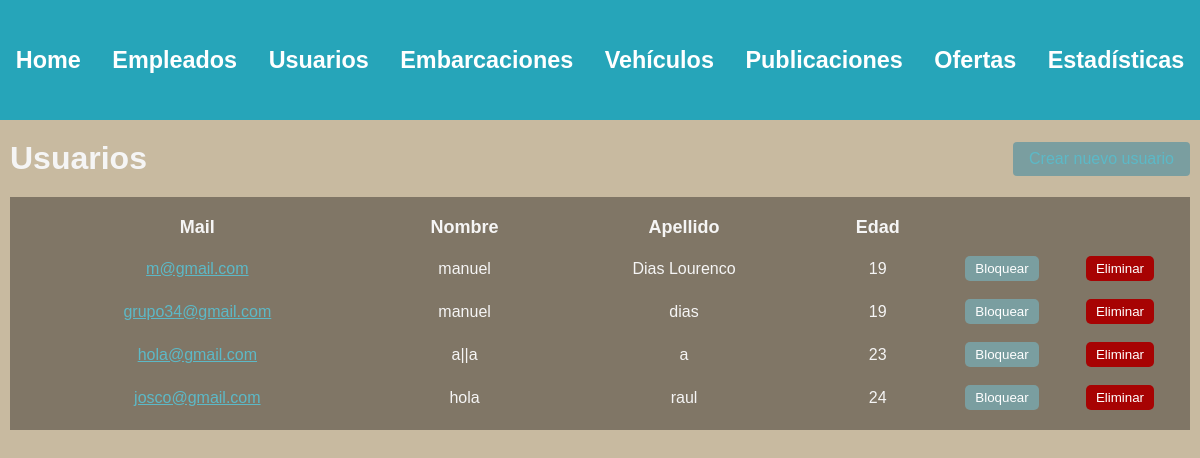
/administracion/usuarios/ (signed in), run on an earlier commit of the app's database.
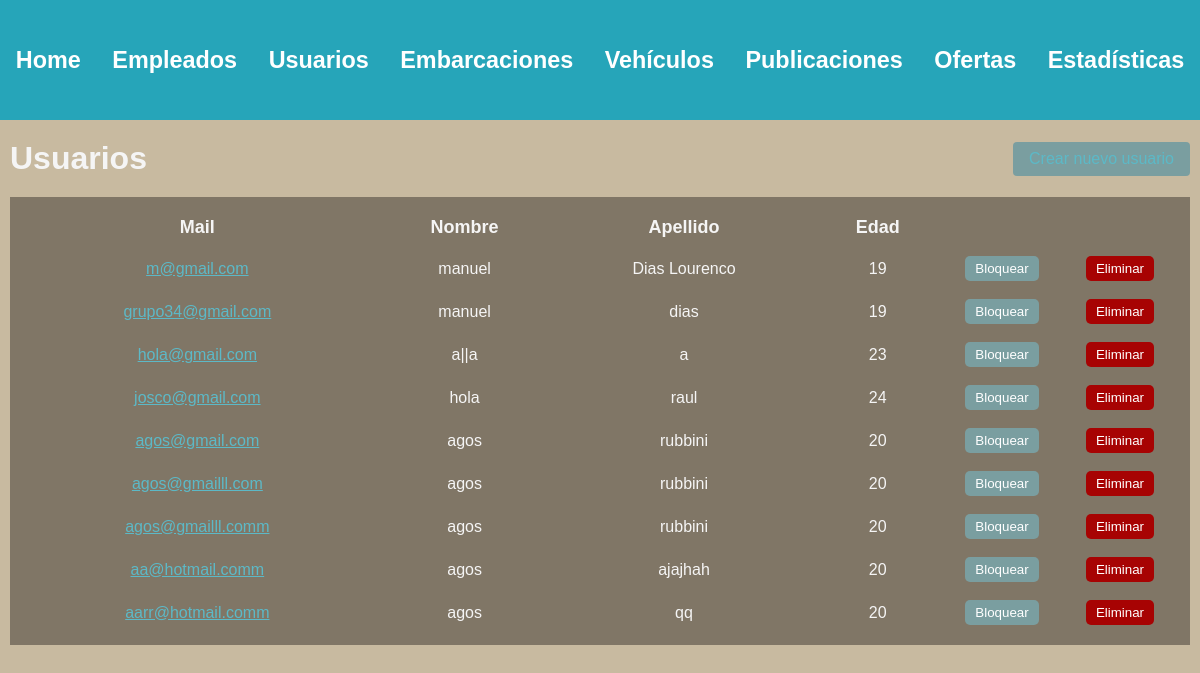
And on a later commit of the database.
### usuarios/models.py (models this page shows, shortened)
class Usuario(AbstractBaseUser, PermissionsMixin):
    nombre = models.CharField(max_length=50)
    apellido = models.CharField(max_length=50)
    fecha_nacimiento = models.DateField()
    telefono = models.CharField(max_length=13)
    mail = models.EmailField(max_length=50, unique=True)
    password = models.CharField(max_length=128)
    is_staff= models.BooleanField(default=False)
    is_blocked= models.BooleanField(default=False)
    USERNAME_FIELD = 'mail'
    REQUIRED_FIELDS = ['nombre', 'apellido', 'fecha_nacimiento', 'telefono']

### administrador/views.py (the view)
# urls.py: path('', include('usuarios.urls')),
@login_required(login_url=reverse_lazy('home'))
def usuarios(request):
    user = request.user
    if not user.is_superuser:
        return redirect('home')
    usuarios = Usuario.objects.filter(is_staff=False)
    for usuario in usuarios:
        usuario.edad = calcular_edad(usuario.fecha_nacimiento)
    return render(request, 'users.html', {
        'usuarios' : usuarios
    })

### administrador/backend.py (called while the page is built)
def calcular_edad(fecha_nacimiento):
    fecha_actual = datetime.now()
    edad = fecha_actual.year - fecha_nacimiento.year - ((fecha_actual.month, fecha_actual.day) < (fecha_nacimiento.month, fecha_nacimiento.day))
    return edad

### autenticacion/backend.py (called while the page is built)
    def get_user(self, user_id):
        UserModel = get_user_model()
        try:
            return UserModel.objects.get(pk=user_id)
        except UserModel.DoesNotExist:
            return None

### administrador/templates/users.html (shortened to what this page needs)
{% extends 'layouts/navbar.html' %}
{% block content %}
<div class="header">
    <h1>Usuarios</h1>
    <a href="{% url 'crear usuario' %}" class="btn btn-primary">Crear nuevo usuario</a>
</div>
{% if usuarios %}
    <table>
        <thead>
            <tr>
                <th>Mail</th>
                <th>Nombre</th>
                <th>Apellido</th>
                <th>Edad</th>
                <th></th>
                <th></th>
            </tr>
        </thead>
        <tbody>
            {% for usuario in usuarios %}
                <tr>
                    <td>
                        <a href="{% url 'ver perfil' usuario.id %}"> {{usuario.mail}} </a>
                    </td>
                    <td>{{usuario.nombre}}</td>
                    <td>{{usuario.apellido}}</td>
                    <td>{{usuario.edad}}</td>
                    <td>
                        {% if usuario.is_blocked %}
                            <form action="{% url 'desbloquear usuario' %}" method="post">
                                {% csrf_token %}
                                <input type="hidden" name="usuario_id" value="{{ usuario.id }}">
                                <button type="submit" class="btn-block">Desbloquear</button>
                            </form>
                        {% else %}
                            <form action="{% url 'bloquear usuario' %}" method="post">
                                <button type="submit" class="btn-block">Bloquear</button>
                            </form>
                        {% endif %}
                    </td>
                    <td>
                        <button class="btn-delete">Eliminar</button>
                    </td>
                </tr>
            {% endfor %}
        </tbody>
    </table>
{% else %}
    <h3>No existen usuarios en la plataforma.</h3>
{% endif %}
{% endblock %}

### administrador/templates/layouts/navbar.html (shortened to what this page needs)
{% load static %}
<!DOCTYPE html>
<html lang="en">
<head>
    <link rel="stylesheet" href="{% static 'styles/main.css' %}">
</head>
<body>
    <div class="wrapper">
        <nav class="navbar">
            <ul>
                <li>
                    <a href="{% url 'home' %}">
                        <h3>Home</h3>
                    </a>
                </li>
                <li>
                    <a href="{% url 'lista empleados' %}">
                        <h3>Empleados</h3>
                    </a>
                </li>
                <li>
                    <a href="{% url 'lista usuarios' %}">
                        <h3>Usuarios</h3>
                    </a>
                </li>
                <li>
                    <a href="{% url 'lista embarcaciones' %}">
                        <h3>Embarcaciones</h3>
                    </a>
                </li>
                <li>
                    <a>
                        <h3>Vehículos</h3>
                    </a>
                </li>
                <li>
                    <a>
                        <h3>Publicaciones</h3>
                    </a>
                </li>
                <li>
                    <a>
                        <h3>Ofertas</h3>
                    </a>
                </li>
                <li>
                    <a>
                        <h3>Estadísticas</h3>
                    </a>
                </li>
            </ul>
        </nav>
    </div>
    <main class="container">
        {% block content %}
        {% endblock %}
    </main>
</body>
</html>

### administrador/static/styles/main.css (style rules this page uses)
:root { --azul1: #6785b4; --azul2: #26a5b9; --azul3: #a9cecf; --gris: #c4c4be8c; --arena: #c8baa0; }
body { background: #c8baa0; color: whitesmoke; font-family: arial; margin: 0; }
.wrapper { background: #26a5b9; }
.navbar { max-width: 1400px; height: 120px; background: #26a5b9; margin: 0 auto; display: flex; align-items: center; }
.navbar ul { display: flex; justify-content: space-between; margin-top: 0px; margin-bottom: 0px; padding: 0; width: 100%; }
.navbar ul li { list-style: none; text-align: center; flex-grow: 1; }
.navbar ul li a { color: white; font-size: 20px; text-decoration: none; }
.container { max-width: 1200px; margin: auto; padding: 20px 10px; }
.header { display: flex; justify-content: space-between; align-items: center; margin-bottom: 20px; }
.header h1 { margin: 0; }
.btn-primary { background-color: #7a9ea0; border-color: #7a9ea0; color: #fff; padding: 8px 16px; border-radius: 4px; text-decoration: none; }
table { width: 100%; background: #807666; color: whitesmoke; padding: 10px; margin-bottom: 2px; }
table thead th { font-size: 18px; }
table tbody td { font-size: 16px; }
table th, table td { padding: 8px; text-align: center; }
a:link, a:visited { color: #5cb9c7; font-size: 16px; }
.btn-delete { background-color: rgb(167, 3, 3); color: white; border: none; border-radius: 5px; padding: 5px 10px; }
.btn-block { background-color: #7a9ea0; color: white; border: none; border-radius: 5px; padding: 5px 10px; }
td:nth-child(5), td:nth-child(6) { width: 100px; }

What changed in the data, as far as the page shows it:
added Usuario: mail "agos@gmail.com", nombre "agos", apellido "rubbini", edad "20"
added Usuario: mail "agos@gmailll.com", nombre "agos", apellido "rubbini", edad "20"
added Usuario: mail "agos@gmailll.comm", nombre "agos", apellido "rubbini", edad "20"
added Usuario: mail "aa@hotmail.comm", nombre "agos", apellido "ajajhah", edad "20"
added Usuario: mail "aarr@hotmail.comm", nombre "agos", apellido "qq", edad "20"
